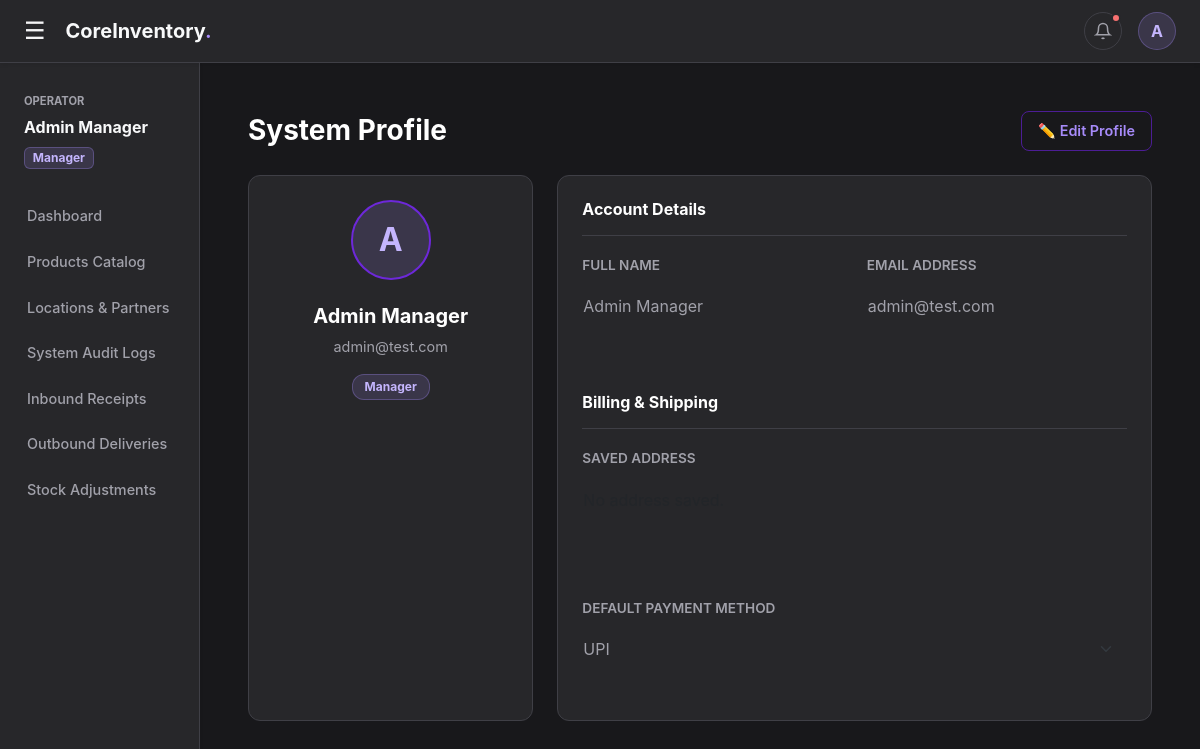
Screenshot of /profile (signed in) with the database file from the repository.
### app.py (models this page shows)
class User(db.Model):
    __tablename__ = 'users'
    id = db.Column(db.Integer, primary_key=True)
    username = db.Column(db.String(50), unique=True, nullable=False)
    email = db.Column(db.String(100), unique=True, nullable=False)
    password_hash = db.Column(db.String(255), nullable=False)
    role = db.Column(db.String(20), nullable=False, default='Manager')
    address = db.Column(db.Text, nullable=True)
    preferred_payment = db.Column(db.String(20), nullable=True, default='UPI')
    reset_otp = db.Column(db.String(6), nullable=True)
    otp_expiry = db.Column(db.DateTime, nullable=True)

### app.py (the view, shortened to what this page needs)
@app.route('/profile', methods=['GET', 'POST'])
@login_required
def profile():
    user = User.query.get(session['user_id'])
    return render_template('profile.html', user=user)

### app.py (called while the page is built)
@app.context_processor
def inject_global_data():
    if 'user_id' in session:
        nav_pending = InventoryOperation.query.filter(InventoryOperation.status != 'Done').order_by(InventoryOperation.created_at.desc()).limit(4).all()
        nav_completed = InventoryOperation.query.filter_by(status='Done').order_by(InventoryOperation.created_at.desc()).limit(4).all()
        return dict(nav_pending=nav_pending, nav_completed=nav_completed)
    return dict()

def login_required(f):
    @wraps(f)
    def decorated_function(*args, **kwargs):
        if 'user_id' not in session: return redirect(url_for('login'))
        user = User.query.get(session['user_id'])
        if not user:
            session.clear()
            return redirect(url_for('login'))
        return f(*args, **kwargs)
    return decorated_function

### templates/profile.html (shortened to what this page needs)
{% extends "base.html" %}
{% block content %}
<div class="d-flex justify-content-between align-items-center mb-4">
    <h1 class="h3 text-white fw-bold mb-0">System Profile</h1>
    <button type="button" class="btn-outline-purple" id="editBtn" onclick="enableEditMode()">✏️ Edit Profile</button>
</div>
<div class="row g-4">
    <div class="col-md-4">
        <div class="panel-card h-100 text-center">
            <div class="d-flex justify-content-center">
                <div class="profile-avatar">{{ user.username[0] | upper }}</div>
            </div>
            <h5 class="text-white fw-bold mt-2">{{ user.username }}</h5>
            <p style="color: #A1A1AA; font-size: 0.9rem;">{{ user.email }}</p>
            <span class="badge" style="background: rgba(167, 139, 250, 0.15); color: #C4B5FD; border: 1px solid rgba(167, 139, 250, 0.3); padding: 6px 12px; border-radius: 12px;">{{ user.role }}</span>
        </div>
    </div>
    <div class="col-md-8">
        <div class="panel-card">
            <form method="POST" action="/profile" id="profileForm">
                <h6 class="text-white fw-bold mb-3 pb-3" style="border-bottom: 1px solid #3F3F46;">Account Details</h6>
                <div class="row mb-3">
                    <div class="col-md-6 mb-3">
                        <label class="form-label text-muted-custom">Full Name</label>
                        <input type="text" name="name" class="form-control dark-input editable-field" value="{{ user.username }}" readonly required>
                    </div>
                    <div class="col-md-6 mb-3">
                        <label class="form-label text-muted-custom">Email Address</label>
                        <input type="email" name="email" class="form-control dark-input editable-field" value="{{ user.email }}" readonly required>
                    </div>
                </div>
                <h6 class="text-white fw-bold mb-3 mt-5 pb-3" style="border-bottom: 1px solid #3F3F46;">Billing & Shipping</h6>
                <div class="mb-4">
                    <label class="form-label text-muted-custom">Saved Address</label>
                    <textarea name="address" class="form-control dark-input editable-field" rows="3" readonly placeholder="No address saved.">{{ user.address or '' }}</textarea>
                </div>
                <div class="mb-4">
                    <label class="form-label text-muted-custom">Default Payment Method</label>
                    <select name="preferred_payment" class="form-select dark-input editable-field" disabled>
                        <option value="UPI" {% if user.preferred_payment == 'UPI' %}selected{% endif %}>UPI</option>
                    </select>
                </div>
            </form>
        </div>
    </div>
</div>
{% endblock %}

### templates/base.html (shortened to what this page needs)
<!DOCTYPE html>
<html lang="en">
<head>
    <link href="https://cdn.jsdelivr.net/npm/bootstrap@5.3.0/dist/css/bootstrap.min.css" rel="stylesheet">
</head>
<body>
    <div class="top-navbar sticky-top shadow-sm">
        <div class="d-flex align-items-center">
            <button class="burger-icon" id="sidebarToggle">&#9776;</button>
            <h5 class="mb-0 fw-bold text-light">CoreInventory<span style="color: var(--accent-light)">.</span></h5>
        </div>
        <div class="d-flex align-items-center">
            <div class="dropdown me-3">
                <button class="nav-icon-btn" type="button" data-bs-toggle="dropdown" aria-expanded="false">
                    <svg width="18" height="18" viewBox="0 0 24 24" fill="none" stroke="currentColor" stroke-width="2"><path d="M18 8A6 6 0 0 0 6 8c0 7-3 9-3 9h18s-3-2-3-9"></path><path d="M13.73 21a2 2 0 0 1-3.46 0"></path></svg>
                    {% if nav_pending|length > 0 %}
                        <span class="notification-dot"></span>
                    {% endif %}
                </button>
            </div>
            <div class="dropdown">
                <button class="profile-btn" type="button" data-bs-toggle="dropdown" aria-expanded="false">
                    {{ session.get('user_name', 'U')[0] | upper }}
                </button>
            </div>
        </div>
    </div>
    <div class="container-fluid position-relative">
        <div class="row flex-nowrap">
            <nav id="sidebar" class="col-auto col-md-3 col-lg-2 px-0 sidebar-menu shadow-sm">
                <div class="px-4 mb-4">
                    <small class="text-uppercase fw-bold" style="color: var(--text-muted); font-size: 0.7rem;">Operator</small>
                    <div class="text-light mt-1 fw-bold">{{ session.get('user_name', 'System User') }}</div>
                    <span class="badge mt-2" style="background: rgba(167, 139, 250, 0.15); color: #C4B5FD; border: 1px solid rgba(167, 139, 250, 0.3);">{{ session.get('user_role', 'Guest') }}</span>
                </div>
                <a href="/dashboard">Dashboard</a>
                {% if session.get('user_role') == 'Manager' %}
                    <a href="/products">Products Catalog</a>
                    <a href="/locations">Locations & Partners</a>
                    <a href="/audit">System Audit Logs</a>
                {% endif %}
                <a href="/receipts">Inbound Receipts</a>
                <a href="/deliveries">Outbound Deliveries</a>
                <a href="/adjustments">Stock Adjustments</a>
            </nav>
            <main class="col px-md-5 py-5">
                {% block content %}{% endblock %}
            </main>
        </div>
    </div>
</body>
</html>

### templates/base.html (style rules this page uses)
:root { --bg-dark: #18181B; --surface-dark: #27272A; --border-dark: #3F3F46; --text-primary: #F4F4F5; --text-muted: #A1A1AA; --accent-light: #A78BFA; }
body { background-color: var(--bg-dark); color: var(--text-primary); overflow-x: hidden; font-family: 'Inter', system-ui, sans-serif; }
.top-navbar { background-color: var(--surface-dark); border-bottom: 1px solid var(--border-dark); padding: 12px 24px; display: flex; align-items: center; justify-content: space-between; }
.burger-icon { font-size: 1.5rem; cursor: pointer; margin-right: 20px; border: none; background: none; color: var(--text-primary); padding: 0; transition: color 0.2s; }
.nav-icon-btn { background: transparent; border: 1px solid var(--border-dark); color: var(--text-muted); border-radius: 50%; width: 38px; height: 38px; display: flex; align-items: center; justify-content: center; transition: all 0.2s; position: relative; }
.notification-dot { position: absolute; top: 0px; right: 0px; width: 10px; height: 10px; background-color: #F87171; border-radius: 50%; border: 2px solid var(--surface-dark); }
.profile-btn { background: rgba(167, 139, 250, 0.15); color: #C4B5FD; border: 1px solid rgba(167, 139, 250, 0.3); border-radius: 50%; width: 38px; height: 38px; font-weight: bold; display: flex; align-items: center; justify-content: center; text-decoration: none; cursor: pointer; }
.sidebar-menu { min-height: calc(100vh - 63px); background-color: var(--surface-dark); border-right: 1px solid var(--border-dark); padding-top: 24px; transition: all 0.2s ease-in-out; }
.sidebar-menu a { color: var(--text-muted); text-decoration: none; padding: 12px 24px; display: block; font-weight: 500; font-size: 0.9rem; transition: all 0.2s; border-left: 3px solid transparent; }

### templates/profile.html (style rules this page uses)
.panel-card { background-color: #27272A; border: 1px solid #3F3F46; border-radius: 12px; padding: 24px; }
.dark-input { background-color: #18181B; border: 1px solid #3F3F46; color: #F4F4F5; border-radius: 8px; padding: 10px 14px; transition: all 0.2s; }
.dark-input[readonly], .dark-input[disabled] { background-color: transparent; border-color: transparent; padding-left: 0; color: #A1A1AA; pointer-events: none; resize: none; }
.profile-avatar { width: 80px; height: 80px; background-color: rgba(167, 139, 250, 0.15); color: #C4B5FD; border-radius: 50%; display: flex; align-items: center; justify-content: center; font-size: 2rem; font-weight: bold; margin-bottom: 1rem; border: 2px solid #6D28D9; }
.btn-outline-purple { background: transparent; border: 1px solid #4C1D95; color: #A78BFA; border-radius: 8px; padding: 8px 16px; font-size: 0.9rem; font-weight: 600; }
.text-muted-custom { color: #A1A1AA; font-size: 0.85rem; font-weight: 600; text-transform: uppercase; }

### rows the page displays
User: get "Admin Manager", get "Manager", username "A", username "Admin Manager", email "admin@test.com", role "Manager", name "Admin Manager", preferred_payment "UPI"

### other values shown
{{ session.get('user_name', 'U')[0] | upper }} "A"
